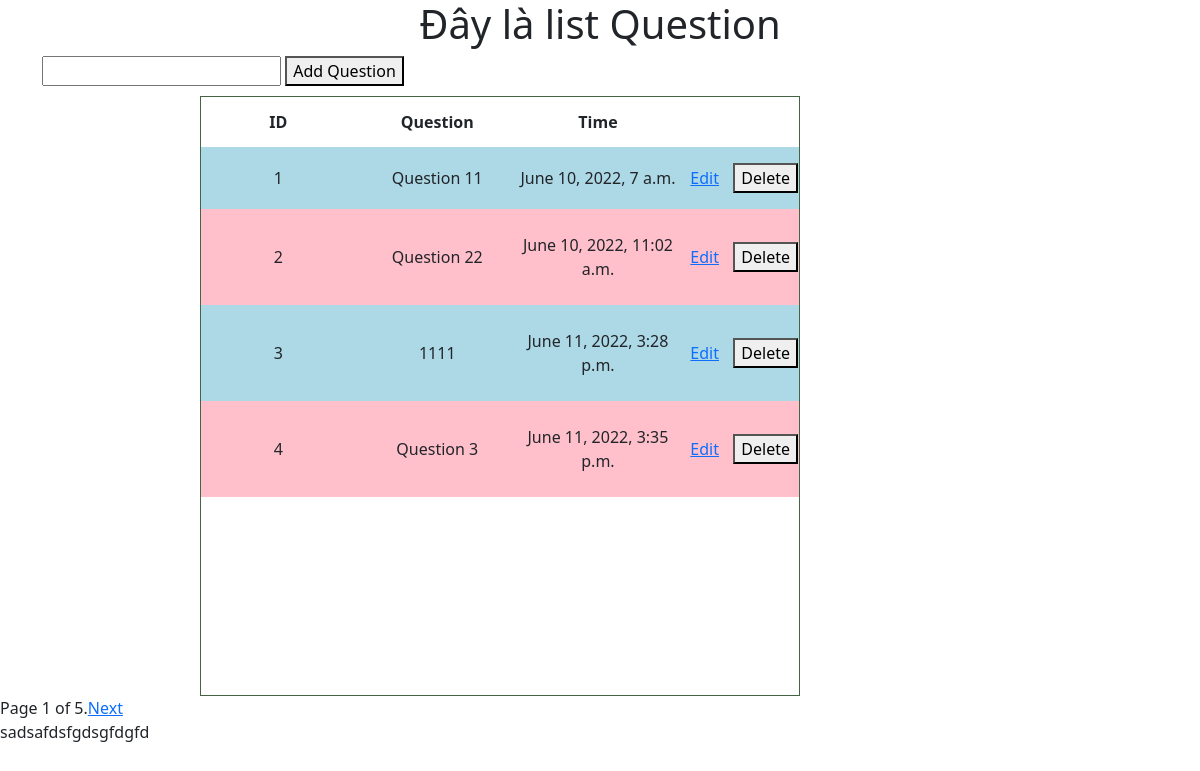
The page / on the database its author committed.
### home/models.py (models this page shows, shortened)
class Question(models.Model):
    question_text = models.CharField(max_length=200)
    date_time = models.DateTimeField('Time')
    delete = models.BooleanField(default=False)
    class Meta:
        ordering = ('id',)

### home/views.py (the view)
# urls.py: path('', views.index),
def index(request):
    list_questions = Question.objects.filter(delete=False)
    paginator = Paginator(list_questions, 4)
    page = request.GET.get('page')
    customers = paginator.get_page(page)
    return render(request, 'home/index.html', {'customers': customers})

### templates/home/index.html (shortened to what this page needs)
{% load static %}
<!DOCTYPE html>
<html lang="en">
<head>
    <link href="https://cdn.jsdelivr.net/npm/bootstrap@5.0.2/dist/css/bootstrap.min.css" rel="stylesheet">
    <link rel="stylesheet" type='text/css' href="{% static 'home/index.css' %}"/>
</head>
<body class="body">
  <h1>Đây là list Question</h1>
<div class="container">
    <form method="post" action="{% url 'add' %}">
        <input type="text" name="add" >
        <button type="submit">Add Question</button>
    </form>
</div>
<div class="div2">
    <table class="tab">
        <tr >
            <th>ID</th>
            <th>Question</th>
            <th>Time</th>
            <th></th>
        </tr>
        {% for i in customers %}
        <tr  style='background-color:{% cycle "lightblue" "pink"  %}'>
            <td>{{forloop.counter}}</td>
            <td>{{i.question_text}}</td>
            <td>{{i.date_time}}</td>
            <td><a href="{% url 'edit' i.id %}" >Edit</a></td>
            <td>
                <form method="post" action="{% url 'delete' i.id %}" onsubmit="return confirm('You are want to delete')">
                    <button type="submit">Delete</button>
                </form>
            </td>
        </tr>
        {% endfor %}
    </table>
</div>
  <body>
  </body>
<div class="pagination">
    <span class="current">
        Page {{ customers.number }} of {{ customers.paginator.num_pages }}.
    </span>
    <span>
        {% if customers.has_next %}
            <a href="?page={{ customers.next_page_number }}">Next</a>
        {% endif %}
    </span>
</div>
<footer>
    {% block content1 %}
    <p>sadsafdsfgdsgfdgfd</p>
    {% endblock %}
</footer>
</body>
</html>

### static/home/index.css (style rules this page uses)
td { width: 30%; }
.container { margin-bottom:10px; }
.div2 { border: #456345 solid 1px; text-align: center; width:50%; overflow: auto; height:600px; margin-left: 200px; }
.tab { height: 50vh; width:100%; }
h1 { text-align: center; }

### rows shown on the page
Question: question_text "Question 11", date_time "June 10, 2022, 7 a.m."
Question: question_text "Question 22", date_time "June 10, 2022, 11:02 a.m."
Question: question_text "1111", date_time "June 11, 2022, 3:28 p.m."
Question: question_text "Question 3", date_time "June 11, 2022, 3:35 p.m."

### other values the page prints
{{ customers.number }} "1"
{{ customers.paginator.num_pages }} "5"
